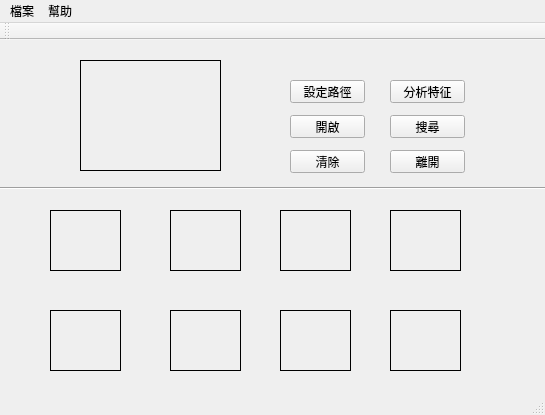
<?xml version="1.0" encoding="UTF-8"?>
<ui version="4.0">
 <class>MainWindow</class>
 <widget class="QMainWindow" name="MainWindow">
  <property name="geometry">
   <rect>
    <x>0</x>
    <y>0</y>
    <width>545</width>
    <height>415</height>
   </rect>
  </property>
  <property name="windowTitle">
   <string>chapter9</string>
  </property>
  <widget class="QWidget" name="centralWidget">
   <widget class="QLabel" name="label1">
    <property name="geometry">
     <rect>
      <x>80</x>
      <y>20</y>
      <width>141</width>
      <height>111</height>
     </rect>
    </property>
    <property name="frameShape">
     <enum>QFrame::Box</enum>
    </property>
    <property name="text">
     <string/>
    </property>
   </widget>
   <widget class="QLabel" name="label2">
    <property name="geometry">
     <rect>
      <x>50</x>
      <y>170</y>
      <width>71</width>
      <height>61</height>
     </rect>
    </property>
    <property name="frameShape">
     <enum>QFrame::Box</enum>
    </property>
    <property name="text">
     <string/>
    </property>
   </widget>
   <widget class="QLabel" name="label3">
    <property name="geometry">
     <rect>
      <x>170</x>
      <y>170</y>
      <width>71</width>
      <height>61</height>
     </rect>
    </property>
    <property name="frameShape">
     <enum>QFrame::Box</enum>
    </property>
    <property name="text">
     <string/>
    </property>
   </widget>
   <widget class="QLabel" name="label4">
    <property name="geometry">
     <rect>
      <x>280</x>
      <y>170</y>
      <width>71</width>
      <height>61</height>
     </rect>
    </property>
    <property name="frameShape">
     <enum>QFrame::Box</enum>
    </property>
    <property name="text">
     <string/>
    </property>
   </widget>
   <widget class="QLabel" name="label5">
    <property name="geometry">
     <rect>
      <x>390</x>
      <y>170</y>
      <width>71</width>
      <height>61</height>
     </rect>
    </property>
    <property name="frameShape">
     <enum>QFrame::Box</enum>
    </property>
    <property name="text">
     <string/>
    </property>
   </widget>
   <widget class="QLabel" name="label6">
    <property name="geometry">
     <rect>
      <x>50</x>
      <y>270</y>
      <width>71</width>
      <height>61</height>
     </rect>
    </property>
    <property name="frameShape">
     <enum>QFrame::Box</enum>
    </property>
    <property name="text">
     <string/>
    </property>
   </widget>
   <widget class="QLabel" name="label7">
    <property name="geometry">
     <rect>
      <x>170</x>
      <y>270</y>
      <width>71</width>
      <height>61</height>
     </rect>
    </property>
    <property name="frameShape">
     <enum>QFrame::Box</enum>
    </property>
    <property name="text">
     <string/>
    </property>
   </widget>
   <widget class="QLabel" name="label8">
    <property name="geometry">
     <rect>
      <x>280</x>
      <y>270</y>
      <width>71</width>
      <height>61</height>
     </rect>
    </property>
    <property name="frameShape">
     <enum>QFrame::Box</enum>
    </property>
    <property name="text">
     <string/>
    </property>
   </widget>
   <widget class="QLabel" name="label9">
    <property name="geometry">
     <rect>
      <x>390</x>
      <y>270</y>
      <width>71</width>
      <height>61</height>
     </rect>
    </property>
    <property name="frameShape">
     <enum>QFrame::Box</enum>
    </property>
    <property name="text">
     <string/>
    </property>
   </widget>
   <widget class="Line" name="line">
    <property name="geometry">
     <rect>
      <x>0</x>
      <y>140</y>
      <width>551</width>
      <height>16</height>
     </rect>
    </property>
    <property name="orientation">
     <enum>Qt::Horizontal</enum>
    </property>
   </widget>
   <widget class="QPushButton" name="pushButton">
    <property name="geometry">
     <rect>
      <x>290</x>
      <y>75</y>
      <width>75</width>
      <height>23</height>
     </rect>
    </property>
    <property name="text">
     <string>開啟</string>
    </property>
   </widget>
   <widget class="QPushButton" name="pushButton_2">
    <property name="geometry">
     <rect>
      <x>390</x>
      <y>75</y>
      <width>75</width>
      <height>23</height>
     </rect>
    </property>
    <property name="text">
     <string>搜尋</string>
    </property>
   </widget>
   <widget class="QPushButton" name="pushButton_3">
    <property name="geometry">
     <rect>
      <x>290</x>
      <y>110</y>
      <width>75</width>
      <height>23</height>
     </rect>
    </property>
    <property name="text">
     <string>清除</string>
    </property>
   </widget>
   <widget class="QPushButton" name="pushButton_4">
    <property name="geometry">
     <rect>
      <x>390</x>
      <y>110</y>
      <width>75</width>
      <height>23</height>
     </rect>
    </property>
    <property name="text">
     <string>離開</string>
    </property>
   </widget>
   <widget class="QPushButton" name="pushButton_5">
    <property name="geometry">
     <rect>
      <x>290</x>
      <y>40</y>
      <width>75</width>
      <height>23</height>
     </rect>
    </property>
    <property name="text">
     <string>設定路徑</string>
    </property>
   </widget>
   <widget class="QPushButton" name="pushButton_6">
    <property name="geometry">
     <rect>
      <x>390</x>
      <y>40</y>
      <width>75</width>
      <height>23</height>
     </rect>
    </property>
    <property name="text">
     <string>分析特征</string>
    </property>
   </widget>
  </widget>
  <widget class="QMenuBar" name="menuBar">
   <property name="geometry">
    <rect>
     <x>0</x>
     <y>0</y>
     <width>545</width>
     <height>23</height>
    </rect>
   </property>
   <widget class="QMenu" name="menu">
    <property name="title">
     <string>檔案</string>
    </property>
    <addaction name="action"/>
    <addaction name="action_3"/>
    <addaction name="openCustomeFile"/>
    <addaction name="action_2"/>
    <addaction name="exitSystem"/>
   </widget>
   <widget class="QMenu" name="menu_2">
    <property name="title">
     <string>幫助</string>
    </property>
    <addaction name="copyright"/>
    <addaction name="about"/>
   </widget>
   <addaction name="menu"/>
   <addaction name="menu_2"/>
  </widget>
  <widget class="QToolBar" name="mainToolBar">
   <attribute name="toolBarArea">
    <enum>TopToolBarArea</enum>
   </attribute>
   <attribute name="toolBarBreak">
    <bool>false</bool>
   </attribute>
  </widget>
  <widget class="QStatusBar" name="statusBar"/>
  <action name="action">
   <property name="text">
    <string>設定目錄</string>
   </property>
  </action>
  <action name="openCustomeFile">
   <property name="text">
    <string>開啟待檢索檔案</string>
   </property>
  </action>
  <action name="action_2">
   <property name="text">
    <string>檢索</string>
   </property>
  </action>
  <action name="exitSystem">
   <property name="text">
    <string>離開</string>
   </property>
  </action>
  <action name="copyright">
   <property name="text">
    <string>版權</string>
   </property>
  </action>
  <action name="about">
   <property name="text">
    <string>關於</string>
   </property>
  </action>
  <action name="action_3">
   <property name="text">
    <string>分析特征</string>
   </property>
  </action>
 </widget>
 <layoutdefault spacing="6" margin="11"/>
 <resources/>
 <connections/>
</ui>
